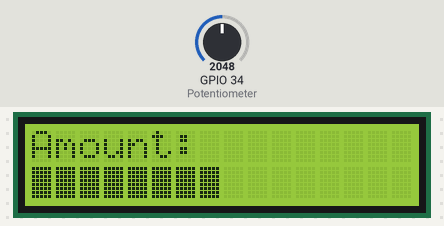
Bench run of a sketch on a simulated ESP32. Parts: 16×2 character LCD. The test bench sets the inputs (shaded band); at power-on: GPIO 34 (Potentiometer) = 2048. What the sketch prints to the serial monitor is not drawn.

Above: at 1.2 s.
1.3 s: GPIO 34 (Potentiometer) set to 2866
At 2.1 s:
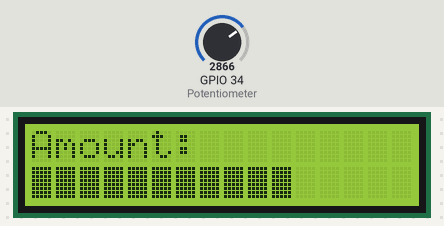
2.8 s: GPIO 34 (Potentiometer) set to 3603
At 3.4 s:
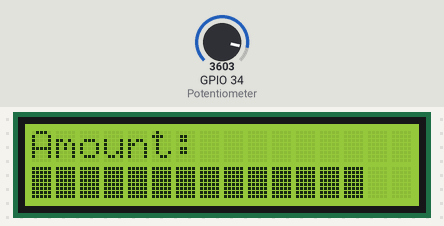
4.4 s: GPIO 34 (Potentiometer) set to 4095
At 5.6 s:
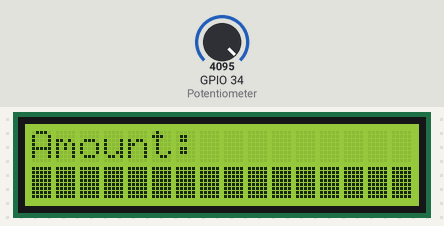
5.9 s: GPIO 34 (Potentiometer) set to 2047
At 7.1 s:
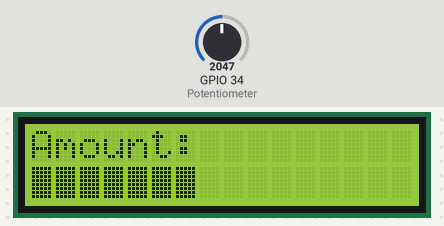
7.4 s: GPIO 34 (Potentiometer) set to 1228
At 8.4 s:
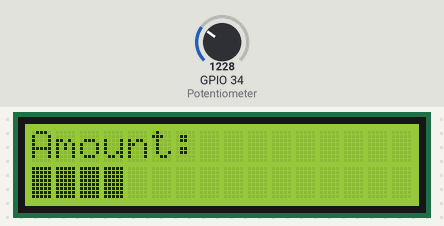
9.0 s: GPIO 34 (Potentiometer) set to 491
At 9.7 s:
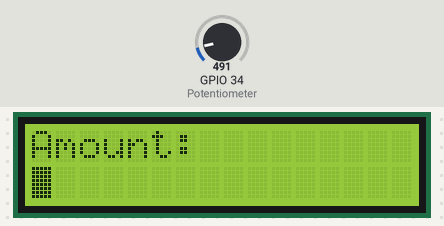
Timing chart, 0 to 11.5 s (numbered marks = the images above; inputs shaded):
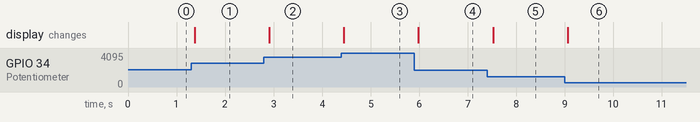

The sketch:

Potentiometer_LCD_Bar_Display.ino
```cpp
#include <Wire.h>
#include <LiquidCrystal_I2C.h>

int Potentiometer = 34;
LiquidCrystal_I2C lcd(0x27,16,2);


void setup() {
  Serial.begin(115200);

  Wire.begin(21,22);
  lcd.init();
  lcd.backlight();
  lcd.clear();
}

void loop() {
  int value = analogRead(Potentiometer);

  lcd.setCursor(0,0);
  lcd.print("Amount: ");
  Serial.println(value);
  lcd.print("     ");

  int bars = map(value,0,4095,0,16);
  lcd.setCursor(0,1);
  for (int i = 0; i <16; i++) {
    lcd.print(i < bars ? (char)255 : ' ');
  }
  delay(100);
}
```

Measured:
- after the input at 1.3 s, the display: changes after 0.08 s (image 1)
- after the input at 2.8 s, the display: changes after 0.11 s (image 2)
- after the input at 4.4 s, the display: changes after 0.05 s (image 3)
- after the input at 5.9 s, the display: changes after 0.09 s (image 4)
- after the input at 7.4 s, the display: changes after 0.12 s (image 5)
- after the input at 9.0 s, the display: changes after 0.06 s (image 6)
